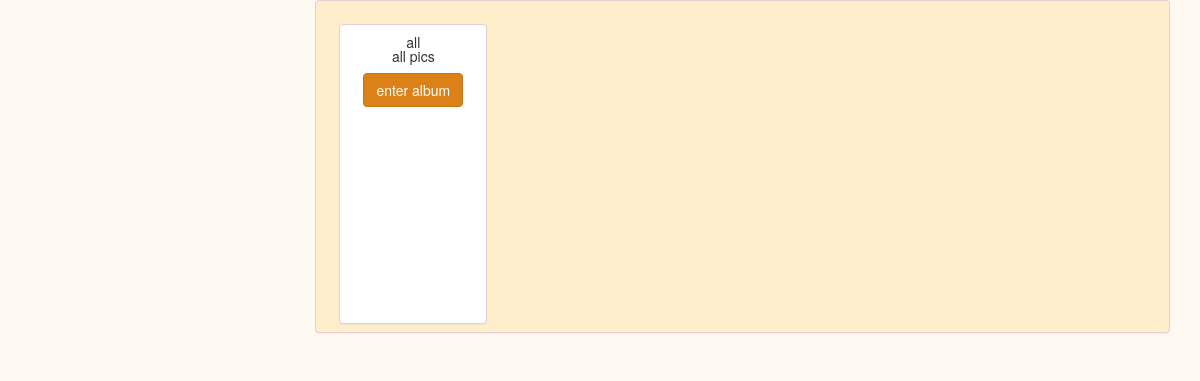
The page /index on the database as committed earlier.
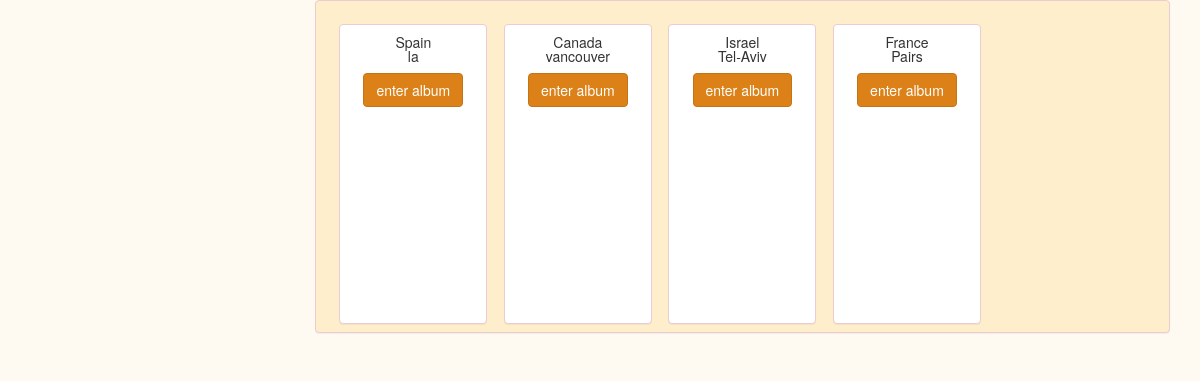
The same page on the database as committed later.
### models.py (models this page shows)
class IMAGE_ALBUM(db.Model):
    id = db.Column(db.Integer, primary_key=True)
    album_name = db.Column(db.String(100), unique=False, nullable=False)
    album_description = db.Column(db.String(100), unique=False, nullable=False)

### main.py (the view)
@app.route('/')
@app.route('/index')
def index():
    all_albums = IMAGE_ALBUM.query.all()
    return render_template('index.html',all_albums=all_albums)

### templates/index.html (shortened to what this page needs)
{% extends "layout.html" %}
{% block index %}
<div class='col-md-9 col-lg-9 panel panel-danger product_list' style='float:right;padding-top:15px;'>
{% for each_album in all_albums %}
     <div class="col-md-3 col-lg-3 panel panel-danger inventory">
    {{ each_album.album_name }}
         <p>{{ each_album.album_description}}</p>
     <a href="{{ url_for('album_show',album_name = each_album.album_name) }}" role="button" class="btn btn-warning">enter album</a>
     </div>
{% endfor %}
</div>
</body>
</html>
{% endblock %}

### templates/layout.html (shortened to what this page needs)
<!DOCTYPE html>
<html lang="en">
<head>
    <link rel="stylesheet" href="../static/css/bootstrap.min.css">
    <link rel="stylesheet" href="../static/css/index.css">
</head>
<body>
<div class="container">
<div class="row">
    <div class="col-lg-12">
        {% block index %}          {% endblock %}
</body>
</html>

### static/css/index.css (style rules this page uses)
body { background-size: 100%; background-color: #FFFaF1; }
.inventory { padding:10px; width:148.133px; margin:1%; line-height:1; height:300px; text-align: center; }
.product_list { background-color: #ffeecc; }

Rows that differ between the two databases and show on the page:
changed IMAGE_ALBUM: album_name "all" → "Spain"; album_description "all pics" → "la"
added IMAGE_ALBUM: album_name "Canada", album_description "vancouver"
added IMAGE_ALBUM: album_name "Israel", album_description "Tel-Aviv"
added IMAGE_ALBUM: album_name "France", album_description "Pairs"
